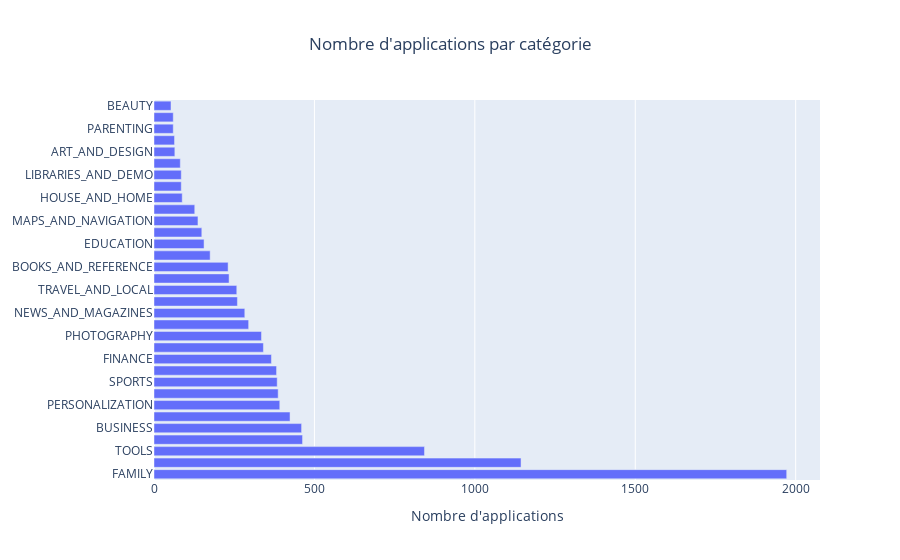

Notebook code cell kept with this figure:
### Markdown cell above
Affichage du nombre d'applications par catégorie dans un graphique à barres horizontales

### Code cell
fig = go.Figure(data=[go.Bar(
    y=category.index,
    x=category,
    orientation='h'
)])
fig.update_layout(
    title_text='Nombre d\'applications par catégorie',
    xaxis_title="Nombre d'applications", 
    width=900,
    title_x=0.5
)

### Figure 1 — Plotly figure (JSON) as saved in the notebook; plotly's stock layout.template omitted (floating-point values rounded to 4 significant figures)
{"data": [{"orientation": "h", "type": "bar", "x": [1972, 1144, 843, 463, 460, 424, 392, 387, 384, 382, 366, 341, 335, 295, 283, 260, 258, 234, 231, 175, 156, 149, 137, 127, 88, 85, 85, 82, 65, 64, 60, 60, 53], "y": ["FAMILY", "GAME", "TOOLS", "MEDICAL", "BUSINESS", "PRODUCTIVITY", "PERSONALIZATION", "COMMUNICATION", "SPORTS", "LIFESTYLE", "FINANCE", "HEALTH_AND_FITNESS", "PHOTOGRAPHY", "SOCIAL", "NEWS_AND_MAGAZINES", "SHOPPING", "TRAVEL_AND_LOCAL", "DATING", "BOOKS_AND_REFERENCE", "VIDEO_PLAYERS", "EDUCATION", "ENTERTAINMENT", "MAPS_AND_NAVIGATION", "FOOD_AND_DRINK", "HOUSE_AND_HOME", "AUTO_AND_VEHICLES", "LIBRARIES_AND_DEMO", "WEATHER", "ART_AND_DESIGN", "EVENTS", "PARENTING", "COMICS", "BEAUTY"]}], "layout": {"title": {"text": "Nombre d'applications par catégorie", "x": 0.5}, "width": 900, "xaxis": {"title": {"text": "Nombre d'applications"}}}}
